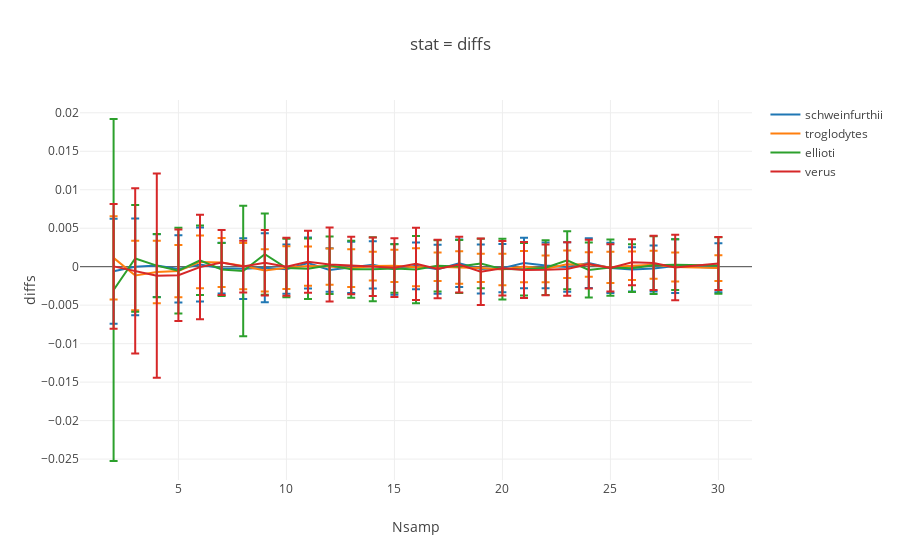

The notebook cell saved with this chart:
### Code cell
## Var
var_select= 'diffs'

fig= [go.Scatter(
    x= samp_order,
    y= [np.nanmean(syndicate_dict[pop][x][var_select]) for x in samp_order],
    error_y= dict(
        array= [np.nanstd(syndicate_dict[pop][x][var_select]) for x in samp_order],
        type= 'data',
        #symmetric= True,
        visible=True
    ),
    name= pop
) for pop in syndicate_dict.keys()]

layout= go.Layout(
    title=  'stat = {}'.format(var_select),
    xaxis= dict(
        title= 'Nsamp'
    ),
    yaxis= dict(
        title= var_select
    )
)

Figure= go.Figure(data=fig, layout= layout)
iplot(Figure)
